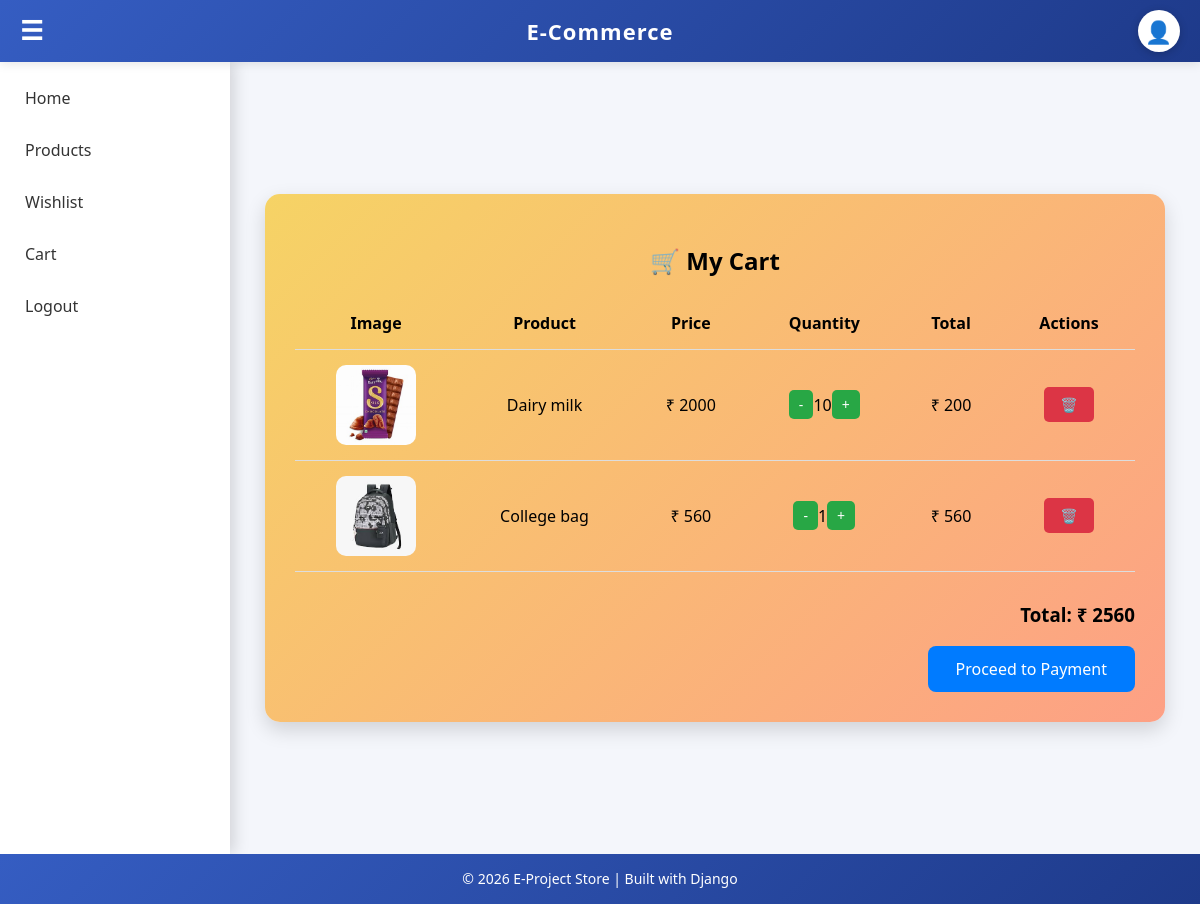
The page /cart/ (signed in) on the database its author committed.
### myapp2/models.py (models this page shows, shortened)
class cart(models.Model):
    user = models.ForeignKey(User, on_delete=models.CASCADE)
    product = models.ForeignKey(Productdetails, on_delete=models.CASCADE)
    quantity = models.IntegerField(default=1)
    class Meta:
        unique_together = ('user', 'product')

class Productdetails(models.Model):
    image = models.ImageField(upload_to='products/')
    product_name = models.CharField(max_length=200)
    price = models.IntegerField()
    quantity = models.CharField()
    description = models.TextField()

### myapp2/views.py (the view)
# urls.py: path('cart/', views.cart_view, name='cart_view'),
@login_required
def cart_view(request):
    cart_items = cart.objects.filter(user=request.user)
    total_price = 0
    for item in cart_items:
        item.item_total = item.product.price * item.quantity
        total_price += item.item_total
    return render(request, 'Users/cart_view.html', {
        'cart_items': cart_items,
        'total_price': total_price
    })

### myapp2/templates/Users/cart_view.html (shortened to what this page needs)
{% extends "base.html" %}
{% block content %}
<div class="cart-container">
    <h2 style="text-align:center;">🛒 My Cart</h2>
    {% if cart_items %}
    <table class="cart-table">
        <thead>
            <tr>
                <th>Image</th>
                <th>Product</th>
                <th>Price</th>
                <th>Quantity</th>
                <th>Total</th>
                <th>Actions</th>
            </tr>
        </thead>
        <tbody>
            {% for item in cart_items %}
            <tr>
                <td>
                    {% if item.product.image %}
                    <img src="{{ item.product.image.url }}" class="cart-image">
                    {% else %}
                    No Image
                    {% endif %}
                </td>
                <td>{{ item.product.product_name }}</td>
                <td>₹ {{ item.item_total }}</td>
                <td>
                    <div class="qty-box">
                        <a href="{% url 'myapp2:decrease_quantity' item.id %}" class="qty-btn">-</a>
                        <span class="qty">{{ item.quantity }}</span>
                        <a href="{% url 'myapp2:increase_quantity' item.id %}" class="qty-btn">+</a>
                    </div>
                </td>
                <td>₹ {{ item.product.price }}</td>
                <td>
                    <a href="{% url 'myapp2:remove_from_cart' item.id %}" class="remove-btn">🗑️</a>
                </td>
            </tr>
            {% endfor %}
        </tbody>
    </table>
    <div class="cart-total">
        <h3>Total: ₹ {{ total_price }}</h3>
        <a href="{% url 'myapp2:checkout' %}" class="checkout-btn">Proceed to Payment</a>
    </div>
    {% else %}
    <p style="text-align:center;">Your cart is empty.</p>
    {% endif %}
</div>
{% endblock %}

### myapp2/templates/base.html (shortened to what this page needs)
<!doctype html>
<html lang="en">
<head>
</head>
<body>
<header>
    <div
        class="hamburger"
        onclick="toggleSidebar()"
        title="Toggle Menu"
    >
        ☰
    </div>
    E-Commerce
    {% if user.is_authenticated and not user.is_superuser %}
    <div class="profile-container">
        <div
            class="profile-icon"
            onclick="toggleProfile()"
            title="My Profile"
        >
            👤
        </div>
    </div>
    {% endif %}
</header>
<div
    id="sidebar"
    class="sidebar"
>
    <a href="{% url 'myapp2:home' %}">
        Home
    </a>
    {% if user.is_authenticated %}
        {% if user.is_superuser %}
            <a href="{% url 'myapp2:admin_dashboard' %}">
                Admin Dashboard
            </a>
            <a href="{% url 'myapp2:customer_list' %}">
                User List
            </a>
            <a href="{% url 'myapp2:product_list' %}">
                Product List
            </a>
            <a href="{% url 'myapp2:admin_add_product' %}">
                Add Product
            </a>
            <a href="{% url 'myapp2:order_list' %}">
                Order List
            </a>
        {% else %}
            <a href="{% url 'myapp2:customer_product_list' %}">
                Products
            </a>
            <a href="{% url 'myapp2:wishlist_view' %}">
                Wishlist
            </a>
            <a href="{% url 'myapp2:cart_view' %}">
                Cart
            </a>
        {% endif %}
        <a href="{% url 'myapp2:logout' %}">
            Logout
        </a>
    {% endif %}
</div>
<div
    id="content"
    class="container"
>
    {% block content %}
    {% endblock %}
</div>
<footer>
    © 2026 E-Project Store | Built with Django
</footer>
</body>
</html>

### myapp2/templates/base.html (style rules this page uses)
* { box-sizing: border-box; }
html, body { margin: 0; padding: 0; width: 100%; min-height: 100%; font-family: 'Segoe UI', Arial, sans-serif; background: #f4f6fb; }
header { background: linear-gradient( 135deg, #355dc2, #1e3a8a ); color: white; padding: 16px; text-align: center; font-size: 22px; font-weight: 600; position: fixed; top: 0; left: 0; width: 100%; height: 62px; letter-spacing: 1px; box-shadow: 0 2px 10px rgba(0,0,0,0.1); z-index: 2000; }
.hamburger { position: absolute; left: 20px; top: 15px; font-size: 26px; cursor: pointer; color: white; transition: 0.3s; line-height: 30px; z-index: 2100; }
.profile-container { position: absolute; right: 20px; top: 10px; z-index: 2200; }
.profile-icon { width: 42px; height: 42px; border-radius: 50%; background: white; color: #1e3a8a; display: flex; align-items: center; justify-content: center; font-size: 22px; cursor: pointer; box-shadow: 0 2px 8px rgba(0,0,0,0.20); transition: 0.3s; }
.sidebar { position: fixed; top: 62px; left: 0; bottom: 50px; width: 230px; background: white; padding-top: 10px; overflow-y: auto; overflow-x: hidden; box-shadow: 4px 0 15px rgba(0,0,0,0.15); transform: translateX(0); transition: transform 0.4s ease; z-index: 1000; }
.sidebar a { display: block; padding: 15px 25px; color: #333; text-decoration: none; font-weight: 500; transition: 0.3s; }
.container { margin-left: 230px; padding: 30px; padding-top: 92px; padding-bottom: 80px; min-height: 100vh; transition: margin-left 0.4s ease; overflow-x: hidden; }
footer { background: linear-gradient( 135deg, #355dc2, #1e3a8a ); color: white; text-align: center; padding: 15px; height: 50px; position: fixed; width: 100%; left: 0; bottom: 0; font-size: 14px; z-index: 1100; }

### myapp2/templates/Users/cart_view.html (style rules this page uses)
.cart-container { max-width: 900px; margin: 80px auto; padding: 30px; background: linear-gradient(135deg, #f6d365, #fda085); border-radius: 15px; box-shadow: 0 8px 20px rgba(0, 0, 0, 0.15); }
.cart-table { width: 100%; border-collapse: collapse; margin-bottom: 30px; }
.cart-table th, .cart-table td { padding: 15px; text-align: center; border-bottom: 1px solid #ddd; }
.cart-image { width: 80px; height: 80px; object-fit: cover; border-radius: 10px; }
.qty-box { display: flex; align-items: center; justify-content: center; }
.qty-btn { display: inline-block; padding: 5px 10px; background-color: #28a745; color: white; text-decoration: none; border-radius: 5px; font-size: 14px; transition: 0.3s ease; }
.remove-btn { display: inline-block; padding: 8px 16px; background-color: #dc3545; color: white; text-decoration: none; border-radius: 5px; font-size: 14px; transition: 0.3s ease; }
.cart-total { text-align: right; }
.checkout-btn { display: inline-block; padding: 12px 28px; background-color: #007bff; color: white; text-decoration: none; border-radius: 8px; font-size: 16px; transition: 0.3s ease; }

### rows shown on the page
cart: product.image (picture), product.product_name "Dairy milk", item_total "2000", quantity "10", product.price "200"
cart: product.image (picture), product.product_name "College bag", item_total "560", quantity "1", product.price "560"

### other values the page prints
{{ total_price }} "2560"
